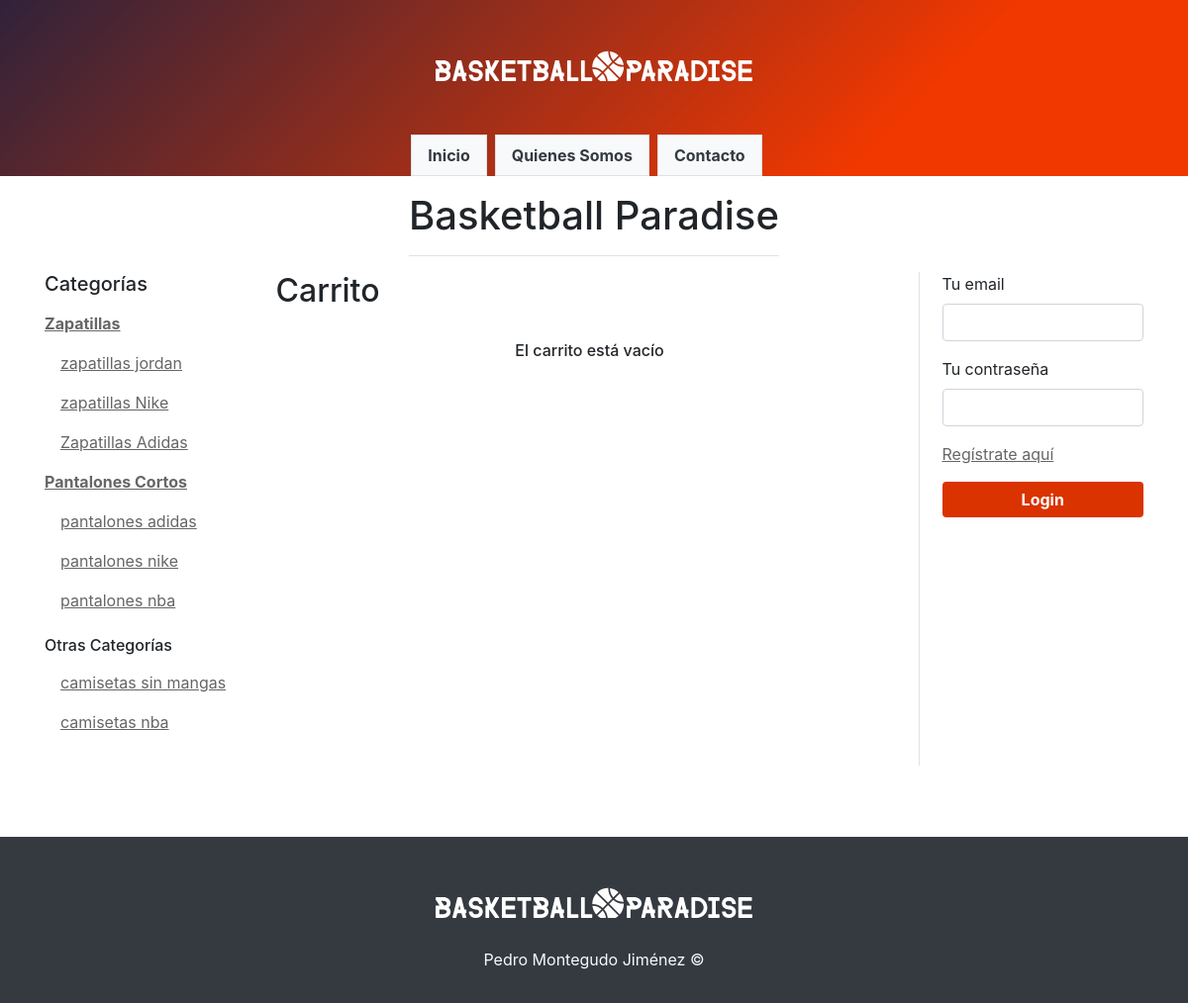
The page /ver-carrito.php on the database its author committed.
### tables this page shows
CREATE TABLE `categories` (
  `id` int(11) NOT NULL,
  `name` varchar(255) NOT NULL,
  `category_id` int(11) DEFAULT NULL COMMENT 'id de la categoria a la que pertenece. NULL si es categoría padre; 0 si no tiene categoría'
);

### config/db.php (called while the page is built)
<?php
function conn() {
    try {
        $db = new PDO('mysql:host=localhost;dbname='.DB_NAME, DB_USER, DB_PASS);
        $db->setAttribute(PDO::ATTR_ERRMODE, PDO::ERRMODE_EXCEPTION);
        $db->exec("SET NAMES utf8");
        return $db;
    } catch (PDOException $e) {
        echo "Error: " . $e->getMessage();
        return null;
    }
}

### models/Category.php (called while the page is built, shortened)
<?php
class Category
{
    private $id;
    private $name;
    public function getId()
    {
        return $this->id;
    }
    public function getName()
    {
        return $this->name;
    }
    private static function db()
    {
        return conn();
    }
    public static function getAll($onlyMain = false)
    {
        $sqlForMain = '';
        if($onlyMain) $sqlForMain = '  WHERE category_id IS NULL';
        try {
            $stmt = self::db()->prepare("SELECT * FROM categories $sqlForMain");
            $stmt->execute();
            $result = $stmt->fetchAll(PDO::FETCH_CLASS, "Category");
            return $result;
        } catch (Exception $e) {
            echo 'Error: ' . $e->getMessage();
        }
    }
    public static function getAllWithoutParentNotMain()
    {
        try {
            $stmt = self::db()->prepare("SELECT * FROM categories WHERE category_id = 0");
            $stmt->execute();
            $result = $stmt->fetchAll(PDO::FETCH_CLASS, "Category");
            return $result;
        } catch (Exception $e) {
            echo 'Error: ' . $e->getMessage();
        }
    }
    public function getSubcategories()
    {
        try {
            $stmt = self::db()->prepare("SELECT * FROM categories WHERE category_id = :category_id");
            $stmt->execute([':category_id' => $this->id]);
            $stmt->setFetchMode(PDO::FETCH_CLASS, "Category");
            if ($stmt->rowCount() > 0) {
                $categories = $stmt->fetchAll();
                return $categories;
            } else {
                $response = ['type' => 'error', 'message' => 'No se han encontrado datos'];
            }
        } catch (Exception $e) {
            $response =  ['type' => 'error', 'message' => 'Error: ' . $e->getMessage()];
        }
        return $response;
    }
}

### inc/layout/aside-left.php (the view)
<div class="col">
    <h5>Categorías</h5>
    <div class="mb-4">
        <?php
        $mainCategories = Category::getAll(true);
        foreach ($mainCategories as $mainCategory) : ?>
            <a class="nav-link pl-0 font-weight-bold" href="<?= RUTA_HOME ?>productos.php?c=<?= $mainCategory->getId() ?>"><?= $mainCategory->getName() ?></a>
            <?php
            $subcategories = $mainCategory->getSubcategories();
            if (!isset($subcategories['type'])) {
                foreach ($subcategories as $secondaryCategory) : ?>
                    <a class="nav-link" href="<?= RUTA_HOME ?>productos.php?c=<?= $secondaryCategory->getId() ?>"><?= $secondaryCategory->getName() ?></a>
            <?php endforeach;
            }
        endforeach;
        ?>
        <h6 class="mt-3">Otras Categorías</h6>
        <?php
        $categoriesWithoutParentNotMain = Category::getAllWithoutParentNotMain();
        foreach ($categoriesWithoutParentNotMain as $category):
            ?>
            <a class="nav-link" href="<?= RUTA_HOME ?>productos.php?c=<?= $category->getId() ?>"><?= $category->getName() ?></a>
        <?php
        endforeach;
        ?>
    </div>
</div>

### assets/css/main.css (style rules this page uses)
* { box-sizing: border-box; }
html { position: relative; }
body { min-height: 100vh; }
a { color: #666; text-decoration: underline; }

### rows shown on the page
categories: name "Zapatillas"
categories: name "zapatillas jordan"
categories: name "zapatillas Nike"
categories: name "Zapatillas Adidas"
categories: name "Pantalones Cortos"
categories: name "pantalones adidas"
categories: name "pantalones nike"
categories: name "pantalones nba"
categories: name "camisetas sin mangas"
categories: name "camisetas nba"

### other values the page prints
$link['text'] "Inicio"
$link['text'] "Quienes Somos"
$link['text'] "Contacto"
$pageTitle "Basketball Paradise"
